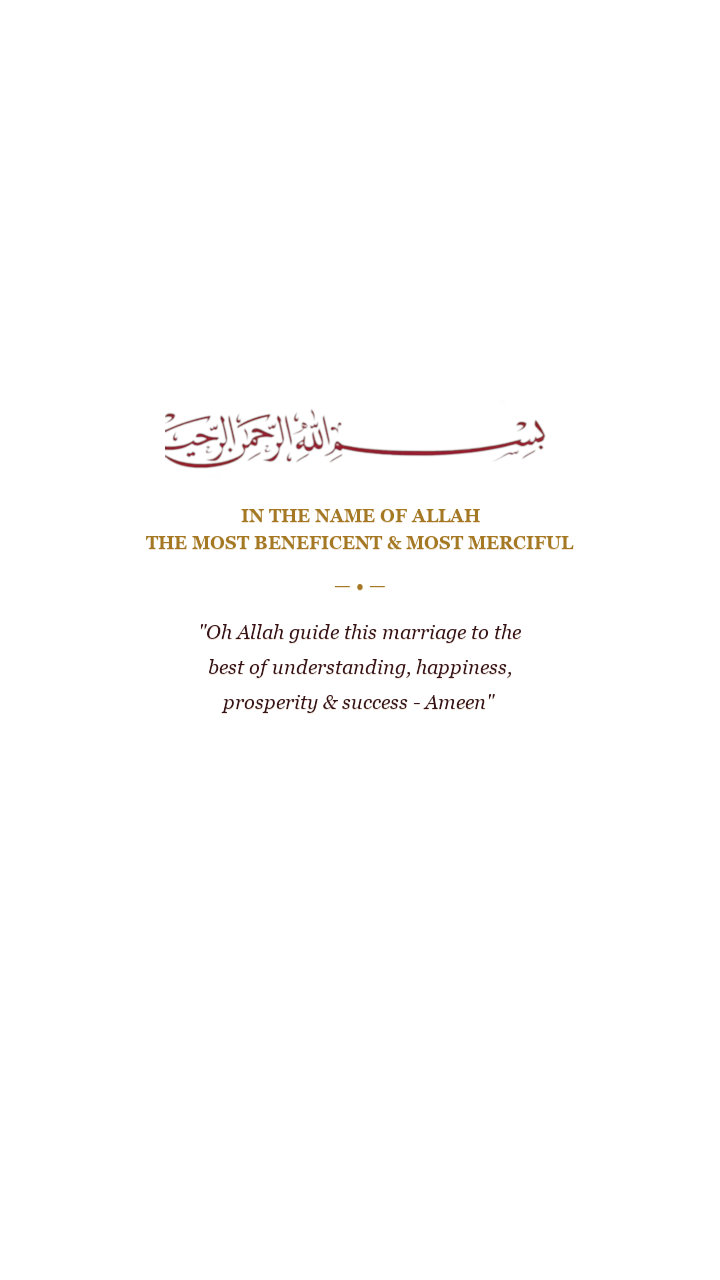
#> input picture temp_6_layers/s1.png, 720 x 1280 px
$ python render_master_6_scenes.py
#> lines starting #> are read from the running program, lines starting #| are printed output that depends on the picture
import cv2
import numpy as np
import os
import subprocess
import random
from PIL import Image, ImageDraw, ImageFont

def main():
    print('Starting Master 6-Scene Wedding Video Rendering (720x1280, 1455 frames, 48.50s)...')

    video_orig = r'c:\Users\salma\Downloads\e4852513bffb73404f545dcbd474aa00_720w.mp4'
    gate_video = r'public/video/gate-opening-spotless.mp4'
    audio_track = r'public/audio/new_wedding_audio.mp3'
    temp_mp4 = r'public/video/temp_master_6scenes.mp4'
    final_mp4 = r'public/video/wedding-luxe-final.mp4'

    fps = 30.0
    width = 720
    height = 1280

    # 1. Load Master Plates
    print('Loading 720p master plates...')
    plate_twin = cv2.imread('public/images/MASTER_TWIN_PILLARS_PERFECT.jpg')
    plate_single = cv2.imread('public/images/test_scene4_ABSOLUTE_PERFECTION.jpg')
    plate_fountain = cv2.imread('public/images/test_fountain_100PCT_SPOTLESS.jpg')

    # 2. Load 6 Exact Text Layers (RGBA)
    print('Loading 6 exact typography layers...')
    t_layers = [
        Image.open('temp_6_layers/s1.png').convert('RGBA'),
        Image.open('temp_6_layers/s2.png').convert('RGBA'),
        Image.open('temp_6_layers/s3.png').convert('RGBA'),
        Image.open('temp_6_layers/s4.png').convert('RGBA'),
        Image.open('temp_6_layers/s5.png').convert('RGBA'),
        Image.open('temp_6_layers/s6.png').convert('RGBA'),
    ]
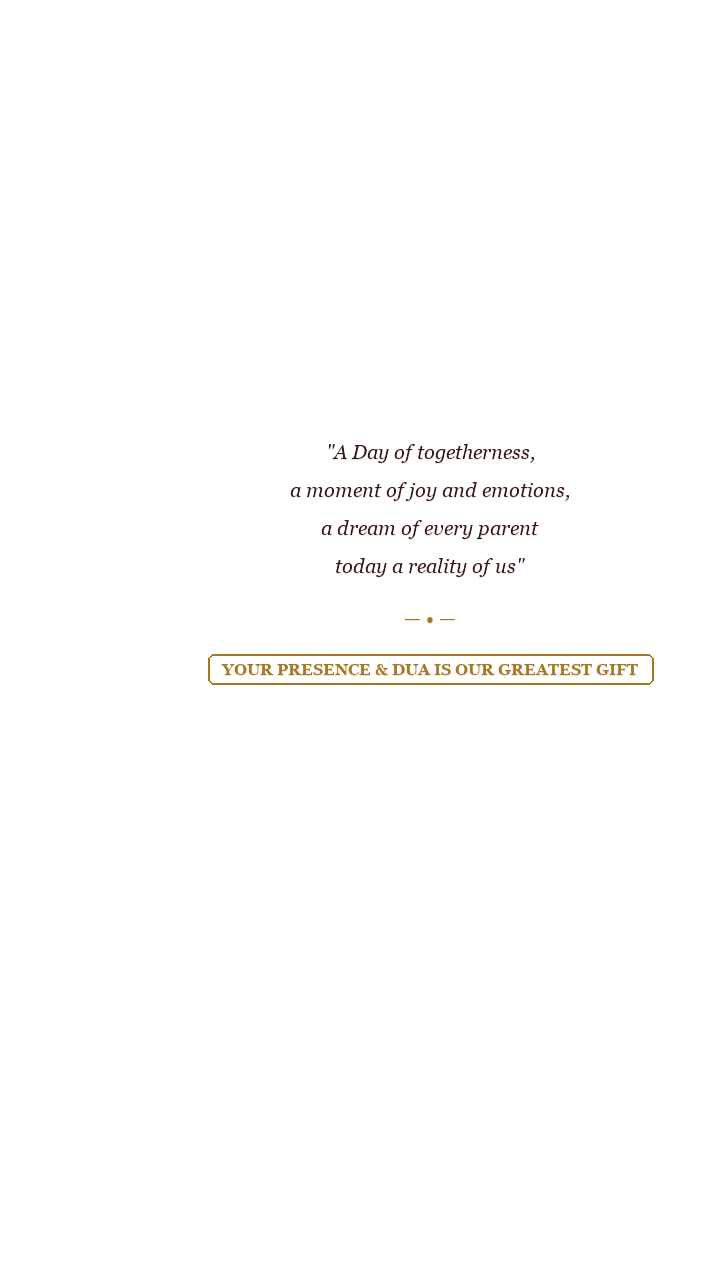
#> input picture temp_6_layers/s2.png, 720 x 1280 px
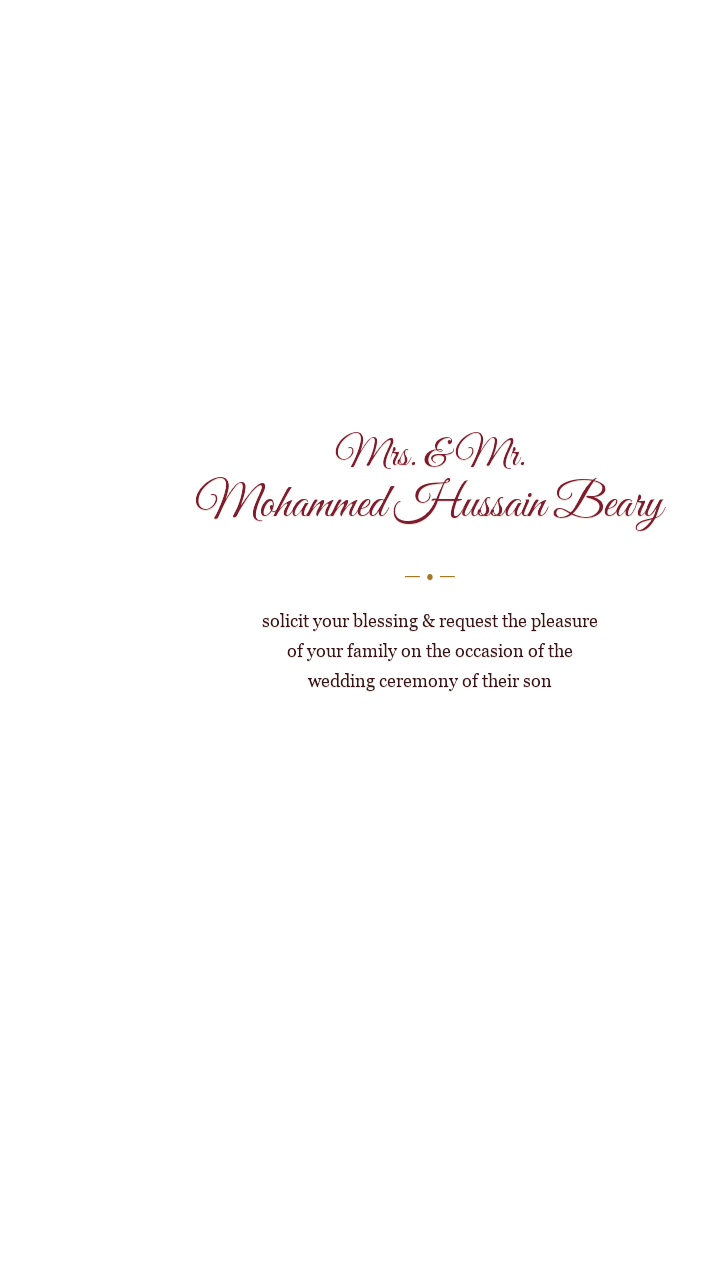
#> input picture temp_6_layers/s3.png, 720 x 1280 px

    # 3. Fountain Water Mask (Gaussian feathered)
    water_mask = np.zeros((height, width), dtype=np.uint8)
    cv2.rectangle(water_mask, (135, 565), (205, 645), 255, -1)
    cv2.rectangle(water_mask, (75, 645), (225, 765), 255, -1)
    cv2.ellipse(water_mask, (150, 795), (85, 25), 0, 0, 360, 255, -1)
    water_mask_blur = cv2.GaussianBlur(water_mask, (17, 17), 0)
    water_mask_norm = (water_mask_blur.astype(float) / 255.0)[:, :, np.newaxis]

    cap_water = cv2.VideoCapture(video_orig)
    cap_water.set(cv2.CAP_PROP_POS_FRAMES, 930)

    # 4. Realistic Falling Rose Petals
    petal_img = Image.open('public/images/rose_petal_particle.png').convert('RGBA')
    num_petals = 12
    petals = []
    random.seed(42)  # Deterministic seed for reproducible beauty
    for _ in range(num_petals):
        petals.append({
            'x': random.uniform(140, 580),
            'y': random.uniform(-60, 1240),
            'speed_y': random.uniform(2.2, 4.2),
            'sway_amp': random.uniform(16, 32),
            'sway_speed': random.uniform(0.022, 0.045),
            'sway_phase': random.uniform(0, 6.28),
            'rot': random.uniform(0, 360),
            'rot_speed': random.uniform(-1.2, 1.2),
            'scale': random.uniform(0.65, 1.05),
        })

    # [44 lines left out: functions draw_petals_and_text, apply_slow_zoom, not called in this run]

    # Video Writer
    fourcc = cv2.VideoWriter_fourcc(*'mp4v')
    out = cv2.VideoWriter(temp_mp4, fourcc, fps, (width, height))

    global_t = 0

    # =========================================================================
    # PART 1: GATE OPENING VIDEO (Frames 0 to 128 = 129 frames)
    # =========================================================================
    print('Rendering Part 1: Gate Opening Sequence (129 frames)...')
    cap_gate = cv2.VideoCapture(gate_video)
    last_gate_frame = None
    gate_frames_count = 0
    while True:
        ret, f = cap_gate.read()
        if not ret:
            break
        last_gate_frame = f.copy()
        out.write(f)
        global_t += 1
        gate_frames_count += 1
    cap_gate.release()
    print(f'Gate opening wrote {gate_frames_count} frames (global_t={global_t}).')

    # =========================================================================
    # Master Scene Rendering Helper
    # =========================================================================
    # [48 lines left out: function render_scene, not called in this run]

    # =========================================================================
    # SCENE 1: BISMILLAH & SACRED DUA (Frames 129..345, 217 frames, 7.23s)
    # =========================================================================
    print('Rendering Scene 1: Bismillah & Sacred Dua (217 frames)...')
    render_scene(plate_twin, t_layers[0], 217, prev_plate=last_gate_frame, dissolve_len=18)

    # =========================================================================
    # SCENE 2: POETRY & GIFT PLAQUE (Frames 346..545, 200 frames, 6.67s)
    # =========================================================================
    print('Rendering Scene 2: Poetry & Gift Plaque (200 frames)...')
    render_scene(plate_single, t_layers[1], 200, prev_plate=plate_twin, dissolve_len=20)

    # =========================================================================
    # SCENE 3: HOST PARENTS INVITATION (Frames 546..729, 184 frames, 6.13s)
    # =========================================================================
    print('Rendering Scene 3: Host Parents Invitation (184 frames)...')
    # Plate remains single pillar - smooth continuation without cut
    render_scene(plate_single, t_layers[2], 184, prev_plate=None, dissolve_len=0)

    # =========================================================================
    # SCENE 4: THE ROYAL COUPLE (Frames 730..915, 186 frames, 6.20s)
    # =========================================================================
    print('Rendering Scene 4: The Royal Couple (186 frames)...')
    render_scene(plate_twin, t_layers[3], 186, prev_plate=plate_single, dissolve_len=20)

    # =========================================================================
    # SCENE 5: LIVE FOUNTAIN - NIKAH & VENUE (Frames 916..1180, 265 frames, 8.83s)
    # =========================================================================
    print('Rendering Scene 5: Live Fountain - Nikah & Venue (265 frames)...')
    render_scene(plate_fountain, t_layers[4], 265, prev_plate=plate_twin, dissolve_len=22, is_fountain=True)

    # =========================================================================
    # SCENE 6: COMPLIMENTS, RESIDENCE & GIFT PLAQUE (Frames 1181..1454, 274 frames, 9.13s)
    # =========================================================================
    print('Rendering Scene 6: Compliments, Residence & Gift Plaque (274 frames)...')
    render_scene(plate_twin, t_layers[5], 274, prev_plate=plate_fountain, dissolve_len=22, fade_to_black_len=28)

    out.release()
    cap_water.release()
    print(f'Raw rendering complete! Total frames written: {global_t} (expected 1455).')

    # =========================================================================
    # FFMPEG MOBILE-OPTIMIZED ENCODING
    # =========================================================================
    print('Re-encoding with mobile-optimized H.264 Main Profile Level 3.1 + FastStart...')
    cmd = [
        'ffmpeg', '-y',
        '-i', temp_mp4,
        '-i', audio_track,
        '-filter_complex', '[1:a]afade=t=out:st=46.2:d=2.5[a]',
        '-map', '0:v',
        '-map', '[a]',
        '-c:v', 'libx264',
        '-preset', 'slow',
        '-crf', '22',
        '-maxrate', '2000k',
        '-bufsize', '4000k',
        '-profile:v', 'main',
        '-level', '3.1',
        '-pix_fmt', 'yuv420p',
        '-c:a', 'aac',
        '-b:a', '160k',
        '-shortest',
        '-movflags', '+faststart',
        final_mp4
    ]
    subprocess.run(cmd, check=True)

    final_size_mb = os.path.getsize(final_mp4) / (1024 * 1024)
    print(f'SUCCESS! Final mobile-optimized video created at {final_mp4} ({final_size_mb:.2f} MB)!')

if __name__ == '__main__':
#> (the run stopped early here; a loop or call above may not have finished)
